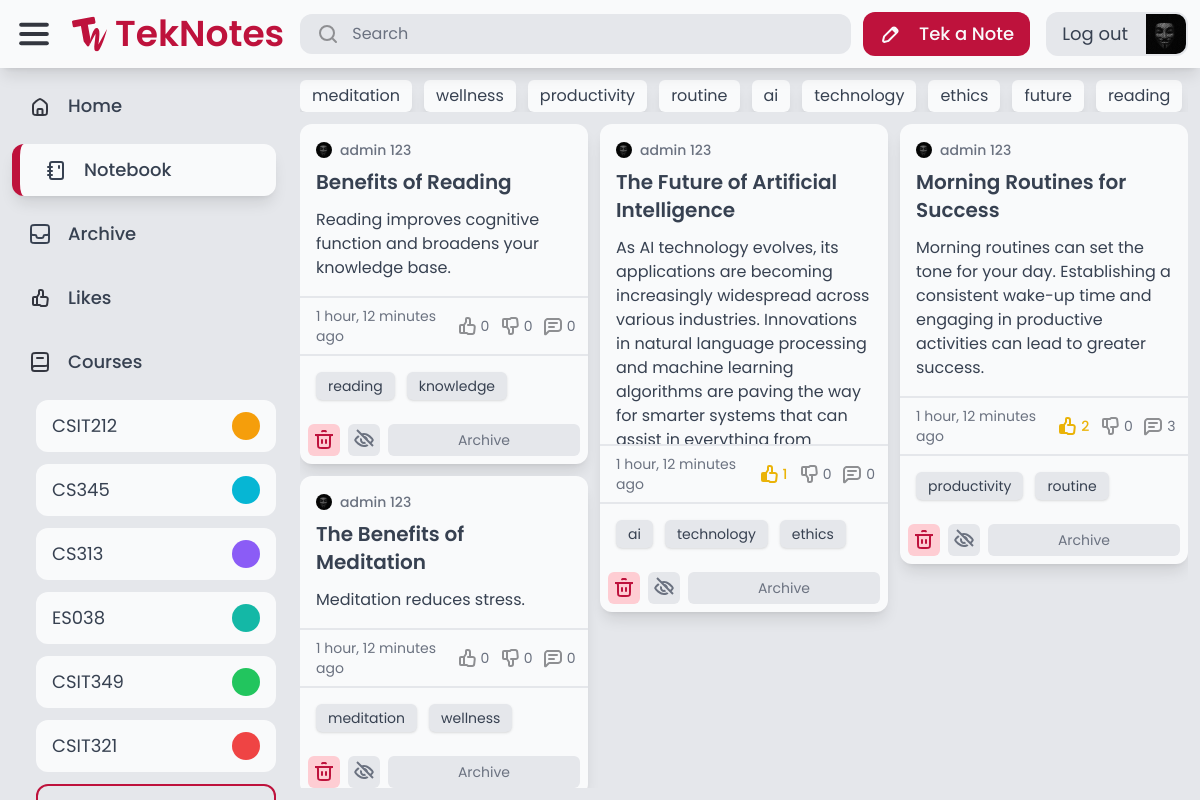
The app's page /notebook/ (signed in) with its own data.
### authentication/models.py (models this page shows, shortened)
class Profile(models.Model):
    user = models.OneToOneField(User, on_delete=models.CASCADE)
    bio = models.TextField(max_length=500, default='No bio yet.')
    avatar = models.ImageField(default="avatars/default.jpg", upload_to="avatars")
    location = models.CharField(max_length=30, blank=True)

### course/models.py (models this page shows, shortened)
class Course(models.Model):
    COLORS = [
        ('red-500', 'Red'),
        ('orange-500', 'Orange'),
        ('amber-500', 'Amber'),
        ('lime-500', 'Lime'),
        ('green-500', 'Green'),
        ('emerald-500', 'Emerald'),
        ('teal-500', 'Teal'),
        ('cyan-500', 'Cyan'),
        ('blue-500', 'Blue'),
        ('indigo-500', 'Indigo'),
        ('violet-500', 'Violet'),
        ('purple-500', 'Purple'),
        ('fuchsia-500', 'Fuschia'),
        ('pink-500', 'Pink'),
    ]
    code = models.CharField(max_length=20)
    description = models.CharField(max_length=255)
    color = models.CharField(max_length=20, choices=COLORS, default='gray-500')
    created_by = models.ForeignKey(User, related_name='courses', on_delete=models.CASCADE)

### tags/models.py (models this page shows)
class Tag(models.Model):
    name = models.CharField(max_length=50, unique=True)
    def __str__(self):
        return self.name

### notes/models.py (models this page shows, shortened)
class Note(models.Model):
    title = models.CharField(max_length=255)
    content = models.TextField(max_length=255, blank=True)
    course = models.ForeignKey(Course, null=True, blank=True, on_delete=models.SET_NULL)
    created_by = models.ForeignKey(User, related_name='notes', on_delete=models.CASCADE)
    created_at = models.DateTimeField(auto_now_add=True)
    modified_at = models.DateTimeField(auto_now=True)
    tags = models.ManyToManyField(Tag, related_name='notes', blank=True)
    is_archived = models.BooleanField(default=False)
    is_private = models.BooleanField(default=False)

### core/views.py (the view)
# urls.py: path('notebook/', views.notebook, name='notebook'),
@login_required
def notebook(request):
    notebook = Note.objects.filter(created_by=request.user, is_archived=False).order_by('-modified_at')
    courses = Course.objects.filter(note__in=notebook).distinct()
    tags = Tag.objects.filter(notes__in=notebook).distinct()
    return render(request, 'core/notebook.html', {
        'notes': notebook,
        'courses': courses,
        'tags': tags
    })

### core/context_processors.py (called while the page is built)
def courses_list(request):
    return {
        'your_courses': Course.objects.all().distinct()
    }

### core/templatetags/custom_filters.py (called while the page is built)
@register.filter
def is_liked(note, user):
    return note.likes.filter(user=user).exists()

@register.filter
def is_disliked(note, user):
    return note.dislikes.filter(user=user).exists()

### core/templates/core/notebook.html (shortened to what this page needs)
{% extends 'core/base.html' %}
{% block content %}
    {% if notes %}
        {% include 'tags/course_and_tags.html' %}
        {% include 'notes/notes.html' %}
    {% else %}
        {% include 'core/no_results.html' with message="Notes you Tek will be shown here."%}
    {% endif %}
{% endblock %}

### core/templates/core/base.html (shortened to what this page needs)
{% extends 'core/core.html' %}
{% load static %}
{% block body %}
    <div class="flex flex-col h-full overflow-hidden">
        <header class="flex items-center w-full p-3 gap-3 shadow-lg z-10 bg-gray-50">
            <div class="flex flex-1 items-center gap-4">
                <img class="cursor-pointer" id="menu-icon" src="{% static 'teknotes/images/Menu.svg' %}" alt="Menu">
                <a href="/" class="flex items-center gap-2">
                    <img src="{% static 'teknotes/images/TekNotes-Logo.svg' %}" alt="Logo">
                    <p id="logo-text" class="font-semibold text-rose-700 text-4xl">TekNotes</p>
                </a>
                <form action="{% url 'advanced_search:search' %}" method="get" class="flex flex-1 max-w-[600px] px-4 py-2 rounded-xl bg-gray-200 transition-all hover:bg-gray-300 gap-3 cursor-text min-w-[0px]" onclick="this.querySelector('input[name=\'query\']').focus();">
                    <img src="{% static 'teknotes/images/Search.svg' %}" alt="Search">
                    <input name="query" class="placeholder-gray-500 w-full text-gray-700 bg-transparent border-none focus:outline-none min-w-[0px]" type="text" value="{{ query }}" placeholder="Search">
                </form>
            </div>
            <div class="flex items-center gap-4 h-full">
                {% if request.user.is_authenticated %}
                    <a href="{% url 'notes:tek_a_note' %}" class="flex bg-rose-700 rounded-xl gap-4 px-4 py-2 transition-all hover:shadow-lg">
                        <img src="{% static 'teknotes/images/Edit.svg' %}" alt="Edit">
                        <p class="new-note-text text-gray-50 font-medium text-lg">Tek a Note</p>
                    </a>
                    <div class="flex h-full">
                        <a href="{% url 'auth:logout' %}" class="transition-all flex gap-4 px-4 py-2 rounded-l-xl bg-gray-200 hover:shadow-lg">
                            <p class="text-gray-700 text-lg">Log out</p>
                        </a>
                        <a href="{% url 'auth:profile' request.user.id %}" class="transition-all flex h-full aspect-square rounded-r-xl bg-[url('{{ request.user.profile.avatar.url }}')] bg-cover border-2 border-gray-200 hover:shadow-lg"></a>
                    </div>
                {% else %}
                    <a href="{% url 'auth:login' %}" class="flex bg-rose-700 rounded-xl gap-4 px-6 py-2 transition-all hover:shadow-lg">
                        <p class="text-gray-50 font-medium text-lg">Sign In</p>
                    </a>
                {% endif %}
            </div>
        </header>
        <main class="flex bg-gray-200 h-full overflow-hidden">
            <nav class="flex flex-col w-full max-w-72 h-full p-3 gap-3 overflow-y-auto">
                <a href="/" class="nav-elem flex rounded-xl px-4 py-3 gap-4 {% if request.path == '/' %} active-nav bg-gray-50 px-6 py-3 shadow-lg border-l-8 border-rose-700 {% endif %}">
                    <img src="{% static 'teknotes/images/Home.svg' %}" alt="Home">
                    <p class="nav-text text-lg text-gray-700 font-medium">Home</p>
                </a>
                <a href="/notebook/" class="nav-elem flex rounded-xl px-4 py-3 gap-4 {% if request.path == '/notebook/' %} active-nav bg-gray-50 px-6 py-3 shadow-lg border-l-8 border-rose-700 {% endif %}">
                    <img src="{% static 'teknotes/images/notebook.svg' %}" alt="Notebook">
                    <p class="nav-text text-lg text-gray-700 font-medium">Notebook</p>
                </a>
                <a href="/archive/" class="nav-elem flex rounded-xl px-4 py-3 gap-4 {% if request.path == '/archive/' %} active-nav bg-gray-50 px-6 py-3 shadow-lg border-l-8 border-rose-700 {% endif %}">
                    <img src="{% static 'teknotes/images/Archive.svg' %}" alt="Archive">
                    <p class="nav-text text-lg text-gray-700 font-medium">Archive</p>
                </a>
                <a href="/likes/" class="nav-elem flex rounded-xl px-4 py-3 gap-4 {% if request.path == '/likes/' %} active-nav bg-gray-50 px-6 py-3 shadow-lg border-l-8 border-rose-700 {% endif %}">
                    <img src="{% static 'teknotes/images/Likes.svg' %}" alt="Likes">
                    <p class="nav-text text-lg text-gray-700 font-medium">Likes</p>
                </a>
                <div class="nav-elem flex rounded-xl px-4 py-3 gap-4">
                    <img src="{% static 'teknotes/images/Course.svg' %}" alt="Courses">
                    <p class="nav-text text-lg text-gray-700 font-medium">Courses</p>
                </div>
                <div id="courses" class="flex flex-col pl-6 gap-3">
                    {% for course in your_courses %}
                        <a href="{% url 'advanced_search:search_by_course' course.id %}" class="group transition-all course-elem nav-elem flex rounded-xl px-4 py-3 justify-between bg-gray-50 hover:bg-{{ course.color }}">
                            <p class="course-text text-lg text-gray-700 group-hover:text-gray-50">{{ course.code }}</p>
                            <div class="rounded-full bg-{{ course.color }} group-hover:bg-gray-50 h-full min-h-7 aspect-square course-color"></div>
                        </a>
                    {% endfor %}
                    <a id="add-course" href="{% url 'course:add_a_course' %}" class="transition-all course-elem nav-elem flex rounded-xl px-4 py-3 justify-between border-2 border-rose-700 hover:bg-rose-700 text-rose-700 hover:text-gray-50 hover:font-regular">
                    </a>
                </div>
            </nav>
            <div class="flex flex-col flex-1 h-full p-3 gap-3 overflow-hidden">
                {% block content %}
                {% endblock %}
            </div>
        </main>
    </div>
{% endblock %}

### tags/templates/tags/course_and_tags.html (shortened to what this page needs)
<div class="flex {% if wrap %} flex-wrap {% else %} overflow-x-auto {% endif %} gap-3 ">
    {% for tag in tags %}
        <a href="/search/?query={{ tag.name }}" class="px-3 py-1 bg-gray-50 text-gray-700 rounded-md shadow-lg whitespace-nowrap">{{ tag.name }}</a>
    {% endfor %}
</div>

### notes/templates/notes/notes.html (shortened to what this page needs)
<div class="flex flex-1 {% if not no_scroll %} overflow-hidden overflow-y-auto {% endif %}">
    <div id="notes" class="flex flex-1 gap-3" style="display: none;">
        {% for note in notes %}
            <div class="note" data-note-id="{{ note.id }}">
                {% include 'notes/note.html' %}
            </div>
        {% endfor %}
    </div>
    <div id="notes-container" class="flex flex-1 gap-3"></div>
</div>

### notes/templates/notes/note.html (shortened to what this page needs)
{% load static %}
{% load custom_filters %}
<div class="rounded-xl hover:bg-gray-100 transition-all {% if note.is_private %} border-2 border-dashed border-gray-500 {% else %} bg-gray-50 shadow-lg hover:shadow-xl {% endif %}">
    <a href="{% url 'notes:note_detail' note.id %}" class="flex flex-col {% if note.is_archived %} opacity-70 {% endif %}">
        <div class="flex flex-col p-4 gap-3 max-h-80 overflow-hidden">
            <div class="flex flex-col gap-2">
                <div class="flex gap-2 items-center">
                    <img src="{{ note.created_by.profile.avatar.url }}" alt="Profile Image" class="h-4 w-4 aspect-square rounded-full">
                    <p class="text-gray-500 font-medium text-sm">{{ note.created_by.first_name }} {{ note.created_by.last_name }}</p>
                </div>
                <h1 class="text-xl text-gray-700 font-semibold">{{ note.title }}</h1>
            </div>
            <div class="">
                <p class="text-gray-700">
                    {{ note.content }}
                </p>
            </div>
        </div>
        <div class="flex justify-between px-4 py-2 border-t-2 {% if note.is_private %} border-gray-500 border-dashed {% else %} border-gray-200 {% endif %}">
            <p class="text-gray-500 text-sm">{{ note.modified_at|timesince }} ago</p>
            <div class="flex gap-3">
                <div class="flex gap-0.5 items-center">
                    <img src="{% if request.user.is_authenticated and note|is_liked:request.user %}{% static 'teknotes/images/thumbed_up.svg' %}{% else %}{% static 'teknotes/images/thumb_up.svg' %}{% endif %}" alt="thumb_up">
                    <p class="text-sm {% if request.user.is_authenticated and note|is_liked:request.user %}text-yellow-500 font-medium{% else %}text-gray-500{% endif %}">{{ note.likes.count }}</p>
                </div>
                <div class="flex gap-0.5 items-center">
                    <img src="{% if request.user.is_authenticated and note|is_disliked:request.user %}{% static 'teknotes/images/thumbed_down.svg' %}{% else %}{% static 'teknotes/images/thumb_down.svg' %}{% endif %}" alt="thumb_down">
                    <p class="text-sm {% if request.user.is_authenticated and note|is_disliked:request.user %}text-yellow-500 font-medium{% else %}text-gray-500{% endif %}">{{ note.dislikes.count }}</p>
                </div>
                <div class="flex gap-0.5 items-center">
                    <img src="{% static 'teknotes/images/comment.svg' %}" alt="comment">
                    <p class="text-sm text-gray-500">{{ note.comments.count }}</p>
                </div>
            </div>
        </div>
        {% if note.tags.count > 0 %}
            <div class="flex flex-wrap p-4 gap-3 border-t-2 {% if note.is_private %} border-gray-500 border-dashed {% else %} border-gray-200 {% endif %}">
                {% for tag in note.tags.all|slice:":3" %}
                    <p class="text-sm text-gray-700 shadow px-3 py-1 rounded-md inline-block {% if note.is_private %} bg-gray-50 {% else %} bg-gray-200 {% endif %}">{{ tag }}</p>
                {% endfor %}
            </div>
        {% endif %}
    </a>
    {% if request.user == note.created_by %}
        <div class="flex rounded-b-xl overflow-hidden p-2 gap-2">
            <form action="{% url 'notes:delete_note' note.id %}" method="POST" class="flex">
                <button type="submit" class="flex items-center justify-center text-sm bg-rose-200 text-rose-700 rounded-md p-1 w-full">
                    <img src="{% static 'teknotes/images/Trash.svg' %}" alt="Trash">
                </button>
            </form>
            <form action="{% url 'notes:hide_note' note.id %}" method="POST" class="flex">
                <button type="submit" class="flex items-center justify-center text-sm {% if note.is_private %} bg-gray-50 shadow {% else %} bg-gray-200 {% endif %} text-gray-500 rounded-md p-1 w-full">
                    <img src="{% if note.is_private %}{% static 'teknotes/images/Eye.svg' %}{% else %}{% static 'teknotes/images/Eye_hidden.svg' %}{% endif %}" alt="Eye">
                </button>
            </form>
            <form action="{% url 'notes:archive_note' note.id %}" method="POST" class="flex flex-1">
                <button type="submit" class="flex items-center justify-center text-sm  {% if note.is_private %} bg-gray-50 shadow {% else %} bg-gray-200 {% endif %} text-gray-500 rounded-md py-1 w-full">
                    <p>{% if note.is_archived %}Unarchive{% else %}Archive{% endif %}</p>
                </button>
            </form>
        </div>
    {% endif %}
</div>

### records on screen
Course: code "CSIT212"
Course: code "CS345"
Course: code "CS313"
Course: code "ES038"
Course: code "CSIT349"
Course: code "CSIT321"
Tag: name "meditation"
Tag: name "wellness"
Tag: name "productivity"
Tag: name "routine"
Tag: name "ai"
Tag: name "technology"
Tag: name "ethics"
Tag: name "future"
Tag: name "reading"
Note: created_by.profile.avatar (picture), created_by.first_name "admin", created_by.last_name "123", title "Benefits of Reading", content "Reading improves cognitive function and broadens your knowledge base.", modified_at "1 hour, 12 minutes", likes.count "0", dislikes.count "0", comments.count "0", is_archived "Archive"
Tag: name "knowledge"
Note: created_by.profile.avatar (picture), created_by.first_name "admin", created_by.last_name "123", title "The Future of Artificial Intelligence", content "As AI technology evolves, its applications are becoming increasingly widespread across various industries. Innovations in natural language processing and machine learning algorithms are paving the way for smarter systems that can…", modified_at "1 hour, 12 minutes", likes.count "1", dislikes.count "0", comments.count "0", is_archived "Archive"
Note: created_by.profile.avatar (picture), created_by.first_name "admin", created_by.last_name "123", title "Morning Routines for Success", content "Morning routines can set the tone for your day. Establishing a consistent wake-up time and engaging in productive activities can lead to greater success.", modified_at "1 hour, 12 minutes", likes.count "2", dislikes.count "0", comments.count "3", is_archived "Archive"
Note: created_by.profile.avatar (picture), created_by.first_name "admin", created_by.last_name "123", title "The Benefits of Meditation", content "Meditation reduces stress.", modified_at "1 hour, 12 minutes", likes.count "0", dislikes.count "0", comments.count "0", is_archived "Archive"
